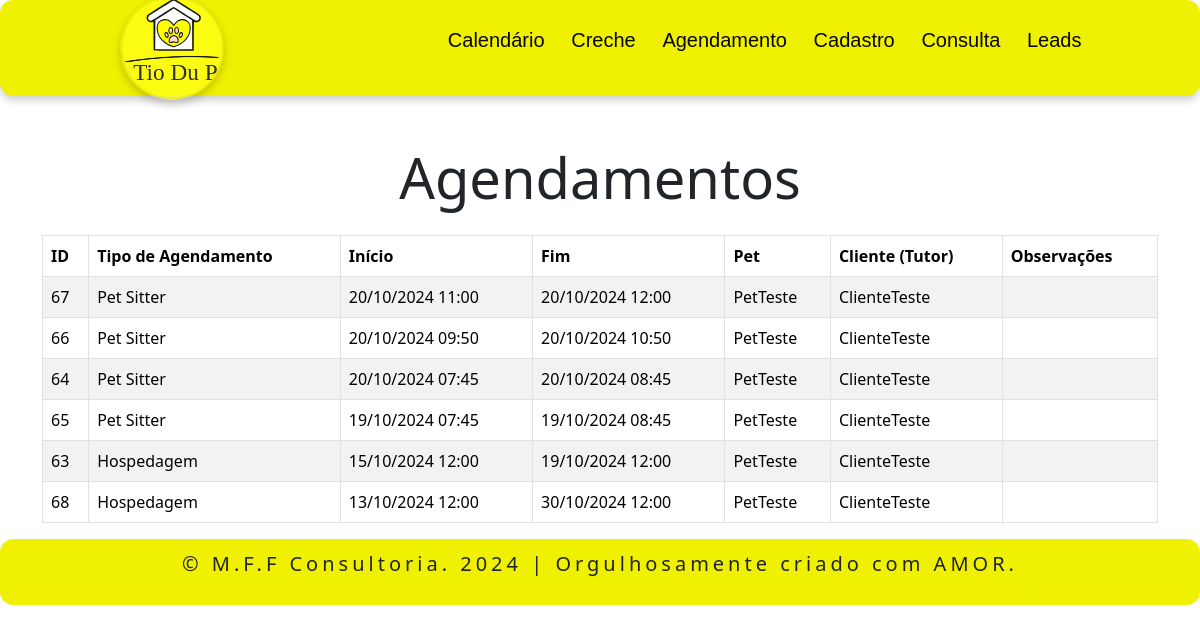
The app's page /office/listar_agendamento.php (signed in) with its own data.
### tables this page shows
CREATE TABLE `agendamentos` (
  `id` int(11) NOT NULL,
  `tipo` varchar(50) DEFAULT NULL,
  `start` datetime DEFAULT NULL,
  `end` datetime DEFAULT NULL,
  `pet_id` int(11) DEFAULT NULL,
  `cliente_id` int(11) DEFAULT NULL,
  `observacoes` text DEFAULT NULL
);

CREATE TABLE `pet` (
  `id` int(10) NOT NULL,
  `nome` varchar(50) NOT NULL,
  `sexo` varchar(50) NOT NULL,
  `especie` varchar(30) NOT NULL,
  `raca` varchar(50) DEFAULT NULL,
  `cor` varchar(50) DEFAULT NULL,
  `idade` int(3) DEFAULT NULL,
  `porte` varchar(20) DEFAULT NULL,
  `rga` varchar(50) DEFAULT NULL,
  `foto_pet` longblob DEFAULT NULL
);

CREATE TABLE `cliente` (
  `id` int(10) NOT NULL,
  `nome` varchar(100) NOT NULL,
  `cpf` varchar(14) NOT NULL,
  `telefone` varchar(13) NOT NULL,
  `email` varchar(100) NOT NULL,
  `endereco` varchar(100) DEFAULT NULL,
  `numero` varchar(10) DEFAULT NULL,
  `complemento` varchar(20) DEFAULT NULL,
  `bairro` varchar(50) NOT NULL,
  `cep` varchar(10) NOT NULL,
  `cidade` varchar(50) NOT NULL,
  `estado` varchar(2) NOT NULL
);

### office/listar_agendamento.php (the view, shortened to what this page needs)
<?php
include 'header.php';
include 'conexaoAction.php';
?>
<!DOCTYPE html>
<html lang="pt-br">
<head>
    <link href="https://cdn.jsdelivr.net/npm/bootstrap@5.3.3/dist/css/bootstrap.min.css" rel="stylesheet">
    <link rel="stylesheet" href="officestyle.css">
</head>
<body>
    <div class="container mt-5">
        <h1 class="text-center mb-4 display-4">Agendamentos</h1>
        <table class="table table-bordered table-striped">
            <thead>
                <tr>
                    <th>ID</th>
                    <th>Tipo de Agendamento</th>
                    <th>Início</th>
                    <th>Fim</th>
                    <th>Pet</th>
                    <th>Cliente (Tutor)</th>
                    <th>Observações</th>
                </tr>
            </thead>
            <tbody>
            <?php
$query = "SELECT a.ID, a.tipo, a.start AS checkin, a.end AS checkout, p.nome AS pet_nome, c.nome AS cliente_nome, a.observacoes
          FROM agendamentos a
          INNER JOIN pet p ON a.pet_id = p.id
          INNER JOIN cliente c ON a.cliente_id = c.id
          ORDER BY checkin DESC;";
$result = mysqli_query($conexao, $query);
if ($result === false) {
    echo "Erro na consulta: " . mysqli_error($conexao);
} elseif (mysqli_num_rows($result) > 0) {
    while ($row = mysqli_fetch_assoc($result)) {
        echo "<tr>";
        echo "<td>" . $row['ID'] . "</td>";
        echo "<td>" . $row['tipo'] . "</td>";
        echo "<td>" . date('d/m/Y H:i', strtotime($row['checkin'])) . "</td>";
        echo "<td>";
        if ($row['tipo'] == 'Pet Sitter') {
            $checkout_time = date('d/m/Y H:i', strtotime($row['checkin'] . ' +1 hour'));
            echo $checkout_time;
        } else {
            echo ($row['checkout'] ? date('d/m/Y H:i', strtotime($row['checkout'])) : '-');
        }
        echo "</td>";
        echo "<td>" . $row['pet_nome'] . "</td>";
        echo "<td>" . $row['cliente_nome'] . "</td>";
        echo "<td>" . $row['observacoes'] . "</td>";
        echo "</tr>";
    }
} else {
    echo "<tr><td colspan='7' class='text-center'>Nenhum agendamento encontrado</td></tr>";
}
?>
            </tbody>
        </table>
    </div>
</body>
<?php
include 'footer.php';
?>
</html>

### office/header.php (style rules this page uses)
* { margin: 10; padding: 10; }

### records on screen
agendamentos: id "67", tipo "Pet Sitter", start "20/10/2024 11:00", start "20/10/2024 12:00", pet.nome "PetTeste", cliente.nome "ClienteTeste"
agendamentos: id "66", tipo "Pet Sitter", start "20/10/2024 09:50", start "20/10/2024 10:50", pet.nome "PetTeste", cliente.nome "ClienteTeste"
agendamentos: id "64", tipo "Pet Sitter", start "20/10/2024 07:45", start "20/10/2024 08:45", pet.nome "PetTeste", cliente.nome "ClienteTeste"
agendamentos: id "65", tipo "Pet Sitter", start "19/10/2024 07:45", start "19/10/2024 08:45", pet.nome "PetTeste", cliente.nome "ClienteTeste"
agendamentos: id "63", tipo "Hospedagem", start "15/10/2024 12:00", end "19/10/2024 12:00", pet.nome "PetTeste", cliente.nome "ClienteTeste"
agendamentos: id "68", tipo "Hospedagem", start "13/10/2024 12:00", end "30/10/2024 12:00", pet.nome "PetTeste", cliente.nome "ClienteTeste"
